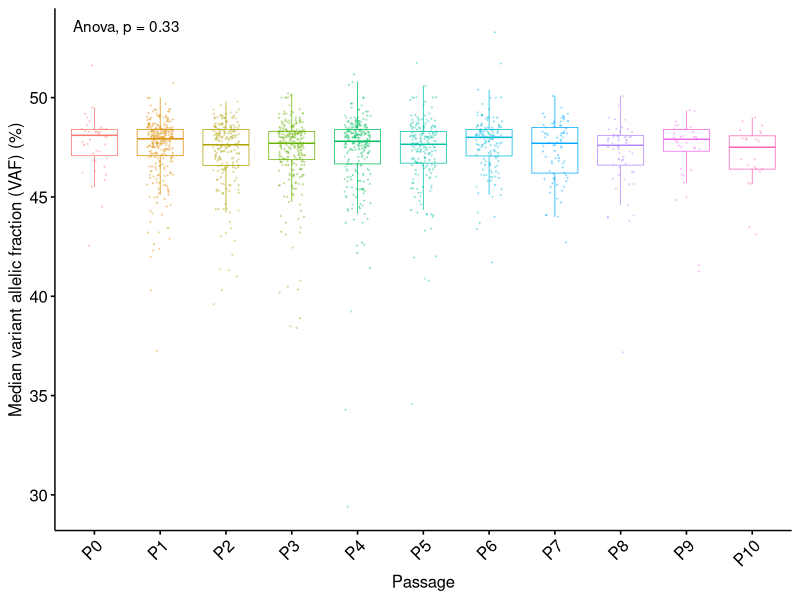

Reproduce this figure in R.
##############################################################################################################################
#Description: generate Fig1A
#Author: Sheng Guo PhD  guosheng@crownbio.com
#Date:   Aug-2021
#Apache License
#Version 2.0, January 2004
#https://opensource.org/licenses/Apache-2.0
###############################################################################################################################
library(ggpubr)

a<-read.csv('PDXsomatic_mutation_freq_minread30_results.csv')
a=a[a$Passage<11,]
median(a$MedianMutationFrequency)

a$Passage = paste('P', a$Passage,sep='')
pdf(file='Fig1A.pdf', width=8, height=4)
g<-ggboxplot(a, x = "Passage", y = "MedianMutationFrequency", color = "Passage", 
		  xlab='Passage', ylab="Median variant allelic fraction (VAF) (%)",notch =FALSE,
          add = "jitter", legend = "none" , size=0.25,
		  add.params = list(size = 0.2, alpha = 0.25)
		  ) +		  
		rotate_x_text(angle = 45) 
g<-g+stat_compare_means(method = "anova")#, label.y = 40)
ggpar(g, palette = "p1_aaas") 
		  
dev.off()



